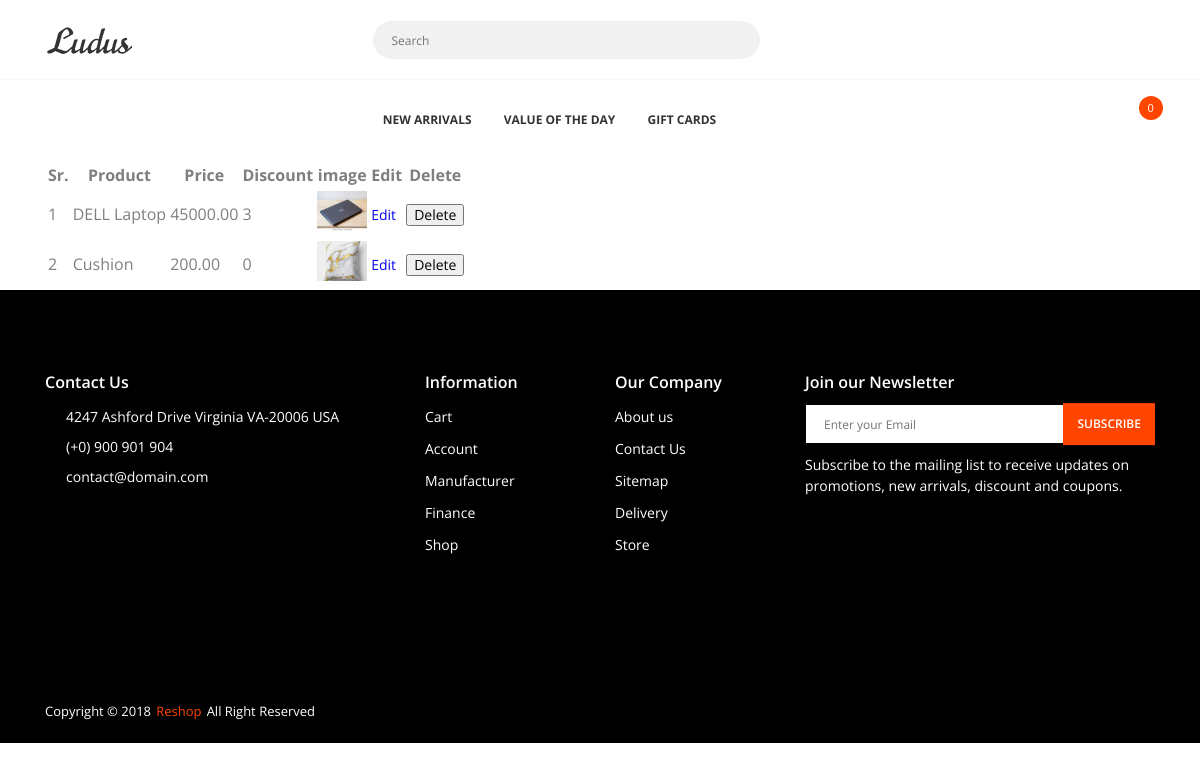
The app's page /merchant (signed in), older data.
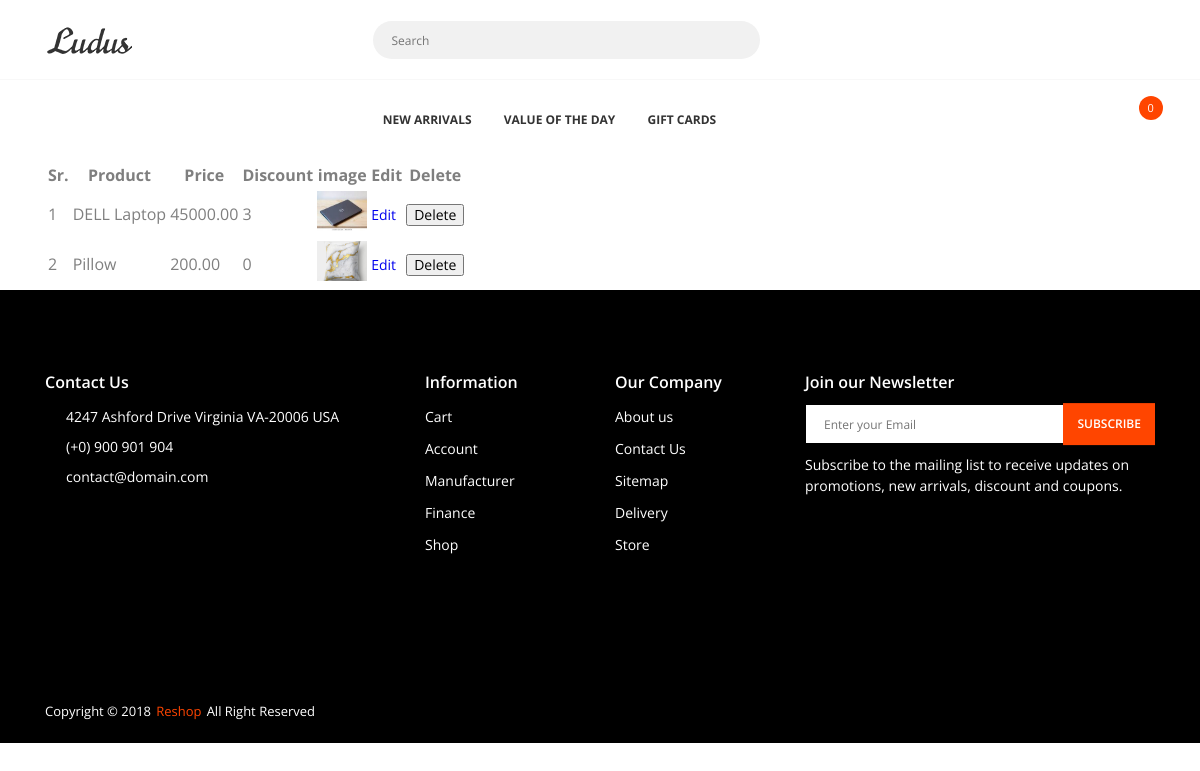
The same page, newer data.
### Main/models.py (models this page shows, shortened)
class Addproduct(db.Model):
    id = db.Column(db.Integer, primary_key=True)
    name = db.Column(db.String(40), nullable=False)
    price = db.Column(db.Numeric(10, 2), nullable=False)
    discount = db.Column(db.Integer, default=0)
    stock = db.Column(db.Integer, nullable=False)
    desc = db.Column(db.Text, nullable=False)
    pub_date = db.Column(db.DateTime, nullable=False, default=datetime.utcnow)
    category_id = db.Column(db.Integer, db.ForeignKey('category.id'),nullable=False)
    category = db.relationship('Category',backref=db.backref('categories', lazy=True))
    image1 = db.Column(db.String(150), nullable=False, default='image1.jpg')
    image2 = db.Column(db.String(150), nullable=False, default='image2.jpg')
    image3 = db.Column(db.String(150), nullable=False, default='image3.jpg')
    merchant_id = db.Column(db.Integer, db.ForeignKey('merchant.id'), nullable=False)
    merchant = db.relationship('Merchant', backref=db.backref('merchant', lazy=True))
    merchant_name = db.Column(db.String(45), nullable=False)
    merchant_phone = db.Column(db.String(8), nullable=False)
    merchant_address = db.Column(db.Text, nullable=False)

### Main/routes.py (the view)
@app.route("/merchant", methods=['GET', 'POST'])
def merchant():
    if 'email' not in session:
        flash(f'Please login first','danger')
        return redirect(url_for('login'))
    merchant = Merchant.query.filter_by(email=session['email']).first()
    if merchant is None:
        return redirect(url_for('index'))
    merchant_id = merchant.id
    products=Addproduct.query.filter_by(merchant_id=merchant_id).all()
    return render_template('admin/manage.html',products=products)

### Main/models.py (called while the page is built)
@login_manager.user_loader
def load_user(user_id):
    return User.query.get(int(user_id))

### Main/templates/admin/manage.html (shortened to what this page needs)
{% extends "layout.html" %}
{% block head %}
{{ super() }}
{% endblock head%}
{% block content %}
<div class="container mt-5">
	<table class="table table-sm table-condensed table-striped table-hover">
		<thead>
			<th>Sr.</th>
			<th>Product</th>
			<th>Price</th>
			<th>Discount</th>
			<th>image</th>
			<th>Edit</th>
			<th>Delete</th>
		</thead>
		<tbody>
			{% for product in products %}
			<tr>
			<td>{{loop.index}}</td>
			<td>{{product.name}}</td>
			<td>{{product.price}}</td>
			<td>{{product.discount}}</td>
			<td><img src="{{url_for('static',filename='img/'+product.image1)}}" width="50" height="40"></td>
			<td><a href="{{url_for('updateproduct',id=product.id)}}" class="btn btn-sm btn-outline-info">Edit</a></td>
			<td><button type="button" class="btn btn-sm btn-outline-danger" data-toggle="modal" data-target="#exampleModal-{{product.id}}">
			  Delete</button></td>
			</tr>
			{% endfor %}
		</tbody>
	</table>
</div>
{% endblock content%}

Row changes from the older to the newer data that the page shows:
changed Addproduct: name "Cushion" → "Pillow"
